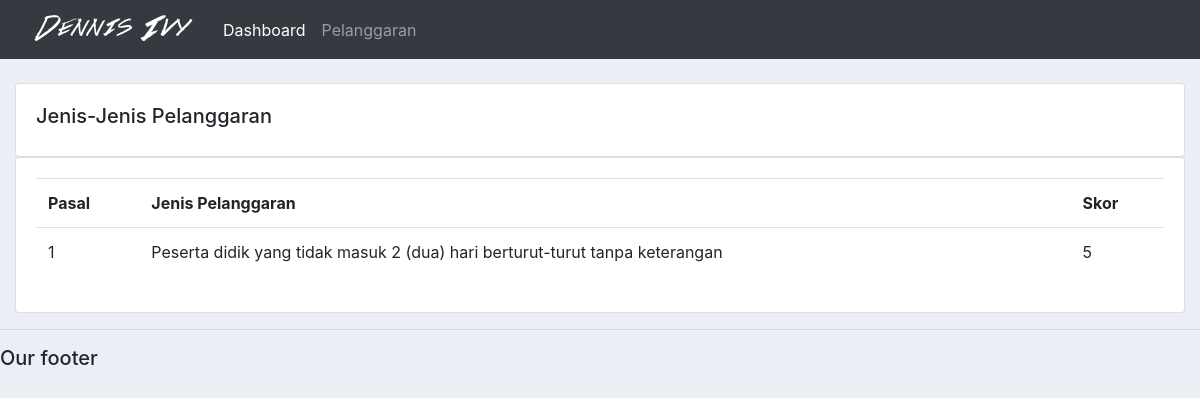
The page /pelanggaran/ on the database its author committed.
### skor/models.py (models this page shows, shortened)
class Pasal(models.Model):
    nama = models.CharField(max_length=200, null=True, unique=True)
    jenis = models.CharField(max_length=200, null=True, unique=True)
    skor = models.IntegerField(null=True)
    date_created = models.DateTimeField(auto_now_add=True, null=True)
    class Meta:
        verbose_name_plural = " Pasal"

### skor/views.py (the view)
# urls.py: path('pelanggaran/', views.pelanggaran, name='pelanggaran'),
def pelanggaran(request):
    pasals = Pasal.objects.all()
    context = {
        'pasals': pasals
    }
    return render(request, 'skor/pelanggaran.html', context)

### skor/templates/skor/pelanggaran.html
{% extends 'skor/base.html' %}
{% block content %}
<div class="container-fluid">
    <br>
    <div class="row">
        <div class="col-md">
            <div class="card card-body">
                <h5>Jenis-Jenis Pelanggaran</h5>
            </div>
            <div class="card card-body">
                <table class="table">
                    <tr>
                        <th>Pasal</th>
                        <th>Jenis Pelanggaran</th>
                        <th>Skor</th>
                    </tr>
                    {% for pasal in pasals %}
                    <tr>
                        <td>{{pasal.nama}}</td>
                        <td>{{pasal.jenis}}</td>
                        <td>{{pasal.skor}}</td>
                    </tr>
                    {% endfor %}
                </table>
            </div>
        </div>
    </div>
</div>
{% endblock %}

### static/css/main.css (style rules this page uses)
body { background-color: #ebeff5; }

### rows shown on the page
Pasal: nama "1", jenis "Peserta didik yang tidak masuk 2 (dua) hari berturut-turut tanpa keterangan", skor "5"
